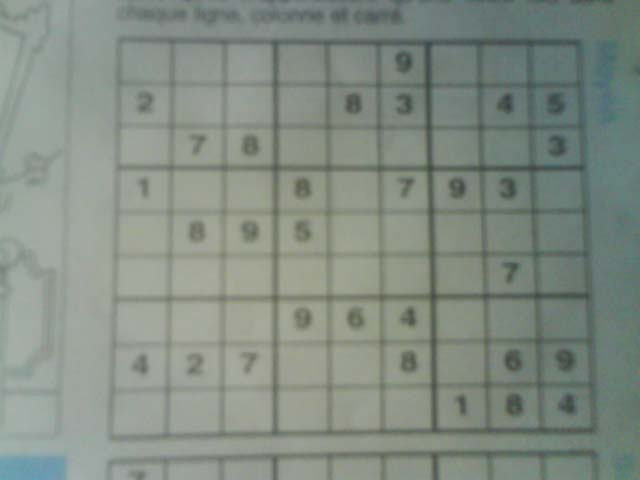
#> input picture datasets/sudoku_dataset/training/image32.jpg, 640 x 480 px, found by its file name; the run also reads 2 pictures not shown here
$ jupyter execute --allow-errors phase1_grid_extraction.ipynb   (shell and % lines are left out)
#> lines starting #> are read from the running program, lines starting #| are printed output that depends on the picture; after the words box and inside, x2 and y2 are one past the last pixel; in counts of white or black regions, pixels touching at a corner belong together
## Block 1.1 — Load & Grayscale
Purpose: load a Sudoku photo and convert it to grayscale as the first step of grid extraction.
Roadmap phase: Phase 1
Files: image_processing/
Expected output: original image and grayscale image displayed side by side

[cell 1]
import cv2
import matplotlib.pyplot as plt

image_path = "sudoku_dataset/images/image32.jpg"
image = cv2.imread(image_path)
#> image is the input picture: shape (480, 640, 3); mean B, G, R 131.8, 140.8, 131
gray = cv2.cvtColor(image, cv2.COLOR_BGR2GRAY)

fig, axes = plt.subplots(1, 2, figsize=(10, 5))
axes[0].imshow(cv2.cvtColor(image, cv2.COLOR_BGR2RGB))
axes[0].set_title("Original")
axes[0].axis("off")
axes[1].imshow(gray, cmap="gray")
axes[1].set_title("Grayscale")
axes[1].axis("off")
plt.show()

## Block 1.2 — Noise Removal & Thresholding
Purpose: reduce noise and highlight the grid lines so contours can be detected in the next block.
Roadmap phase: Phase 1
Files: image_processing/
Related blocks: uses output of Block 1.1
Expected output: blurred image and thresholded (binary) image displayed

[cell 2]
blurred = cv2.GaussianBlur(gray, (5, 5), 0)

thresh = cv2.adaptiveThreshold(
    blurred, 255,
    cv2.ADAPTIVE_THRESH_GAUSSIAN_C,
    cv2.THRESH_BINARY_INV,
    11, 2
)
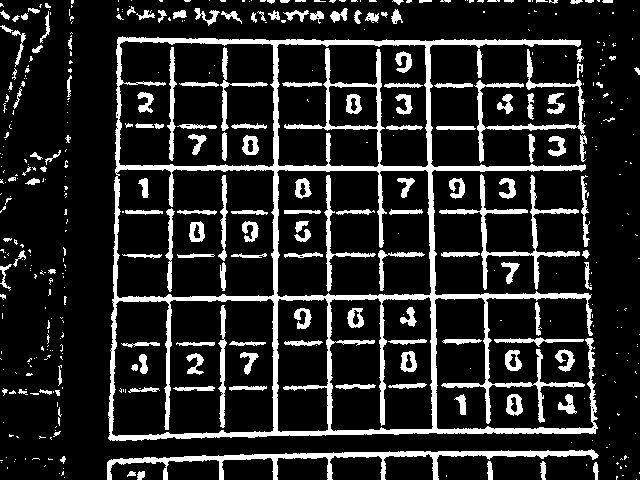
#> thresh: shape (480, 640); 15.3% white; 457 white regions (296 under 20 px)

fig, axes = plt.subplots(1, 2, figsize=(10, 5))
axes[0].imshow(blurred, cmap="gray")
axes[0].set_title("Blurred")
axes[0].axis("off")
axes[1].imshow(thresh, cmap="gray")
axes[1].set_title("Adaptive Threshold")
axes[1].axis("off")
plt.show()

## Block 1.3 — Grid Contour Detection
Purpose: locate the Sudoku grid's outer border in the thresholded image and extract its 4 corners.
Roadmap phase: Phase 1
Files: image_processing/
Related blocks: uses output of Block 1.2
Expected output: original image with the detected grid border drawn on it

[cell 3]
contours, _ = cv2.findContours(thresh, cv2.RETR_EXTERNAL, cv2.CHAIN_APPROX_SIMPLE)
#> contours = 382 contours, 316 with area under 20; largest, box (x1, y1, x2, y2) and area: (108, 36, 598, 441) 130689, (107, 449, 599, 480) 2544, (439, 174, 580, 290) 1414, (474, 49, 586, 163) 1064, (506, 394, 523, 416) 265

largest_contour = max(contours, key=cv2.contourArea)
#> largest_contour = contour of 1305 points, box (x1, y1, x2, y2) (108, 36, 598, 441), area 130689

perimeter = cv2.arcLength(largest_contour, True)
#> perimeter = 3968.4
approx = cv2.approxPolyDP(largest_contour, 0.04 * perimeter, True)
#> approx = [[118, 37], [110, 440], [595, 433], [580, 40]]

display_image = image.copy()
cv2.drawContours(display_image, [approx], -1, (0, 255, 0), 5)
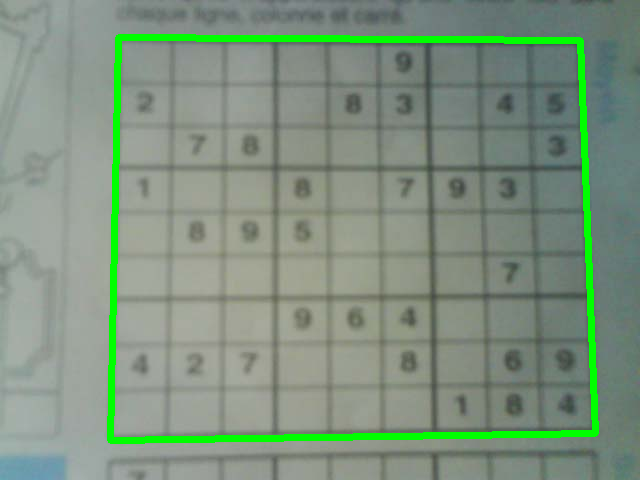
#> display_image: shape (480, 640, 3); 3.96% of pixels changed, all inside (x1, y1, x2, y2) = (107, 34, 599, 444)

plt.figure(figsize=(6, 6))
plt.imshow(cv2.cvtColor(display_image, cv2.COLOR_BGR2RGB))
plt.title(f"Detected corners: {len(approx)}")
plt.axis("off")
plt.show()

print("Corner points:", approx.reshape(-1, 2))
#| Corner points: [[118  37]
#|  [110 440]
#|  [595 433]
#|  [580  40]]

## Block 1.4 — Perspective Transform
Purpose: warp the detected grid to a flat top-down square view, and store the transform matrix for later use (Bonus #4 overlay in Phase 4).
Roadmap phase: Phase 1
Files: image_processing/
Related blocks: uses output of Block 1.3
Expected output: warped square grid image

[cell 4]
import numpy as np

def order_corners(pts):
    pts = pts.reshape(4, 2)
    ordered = np.zeros((4, 2), dtype="float32")

    s = pts.sum(axis=1)
    ordered[0] = pts[np.argmin(s)]   # top-left: smallest x+y
    ordered[2] = pts[np.argmax(s)]   # bottom-right: largest x+y

    diff = np.diff(pts, axis=1)
    ordered[1] = pts[np.argmin(diff)]  # top-right: smallest y-x
    ordered[3] = pts[np.argmax(diff)]  # bottom-left: largest y-x

    return ordered

corners = order_corners(approx)
#> in order_corners, `s = pts.sum(axis=1)`: s = [155, 550, 1028, 620]
#> in order_corners, `diff = np.diff(pts, axis=1)`: diff = [-81, 330, -162, -540]
#> corners = [[118, 37], [580, 40], [595, 433], [110, 440]]

side = 900  # output size, divisible by 9
dst = np.array([
    [0, 0],
    [side - 1, 0],
    [side - 1, side - 1],
    [0, side - 1]
], dtype="float32")

transform_matrix = cv2.getPerspectiveTransform(corners, dst)
#> transform_matrix = [[1.9, 0.0376, -225.1], [-0.0152, 2.34, -84.77], [-5.27e-05, 0.000124, 1]]
warped = cv2.warpPerspective(gray, transform_matrix, (side, side))
warped_thresh = cv2.warpPerspective(thresh, transform_matrix, (side, side))
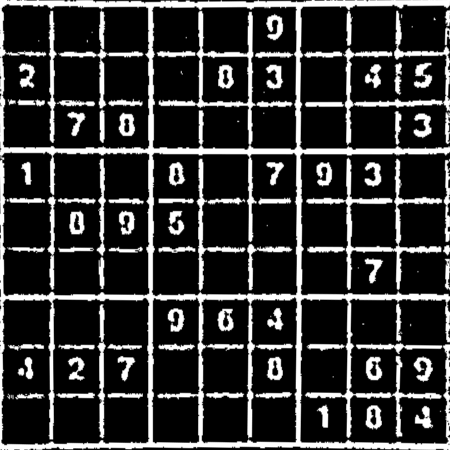
#> warped_thresh: shape (900, 900) (shown at 1/2 size); min 0, max 255, mean 52.5
plt.figure(figsize=(6, 6))
plt.imshow(warped, cmap="gray")
plt.title("Warped Grid (top-down)")
plt.axis("off")
plt.show()

## Block 1.5 — Cell Splitting
Purpose: divide the warped 900x900 grid into 81 equal cells (9x9).
Roadmap phase: Phase 1
Files: image_processing/
Related blocks: uses output of Block 1.4
Expected output: grid of 81 cell images displayed together

[cell 5]
cell_size = side // 9  # 900 // 9 = 100

cells = []
for row in range(9):
    for col in range(9):
        y1 = row * cell_size
        y2 = (row + 1) * cell_size
        x1 = col * cell_size
        x2 = (col + 1) * cell_size
        cell = warped[y1:y2, x1:x2]
        cells.append(cell)
#> after the loop, cells = 81 items
cells_thresh = []
for row in range(9):
    for col in range(9):
        y1 = row * cell_size
        y2 = (row + 1) * cell_size
        x1 = col * cell_size
        x2 = (col + 1) * cell_size
        cells_thresh.append(warped_thresh[y1:y2, x1:x2])
#> after the loop, cells_thresh = 81 items
fig, axes = plt.subplots(9, 9, figsize=(9, 9))
for i, ax in enumerate(axes.flat):
    ax.imshow(cells[i], cmap="gray")
    ax.axis("off")
plt.tight_layout()
plt.show()
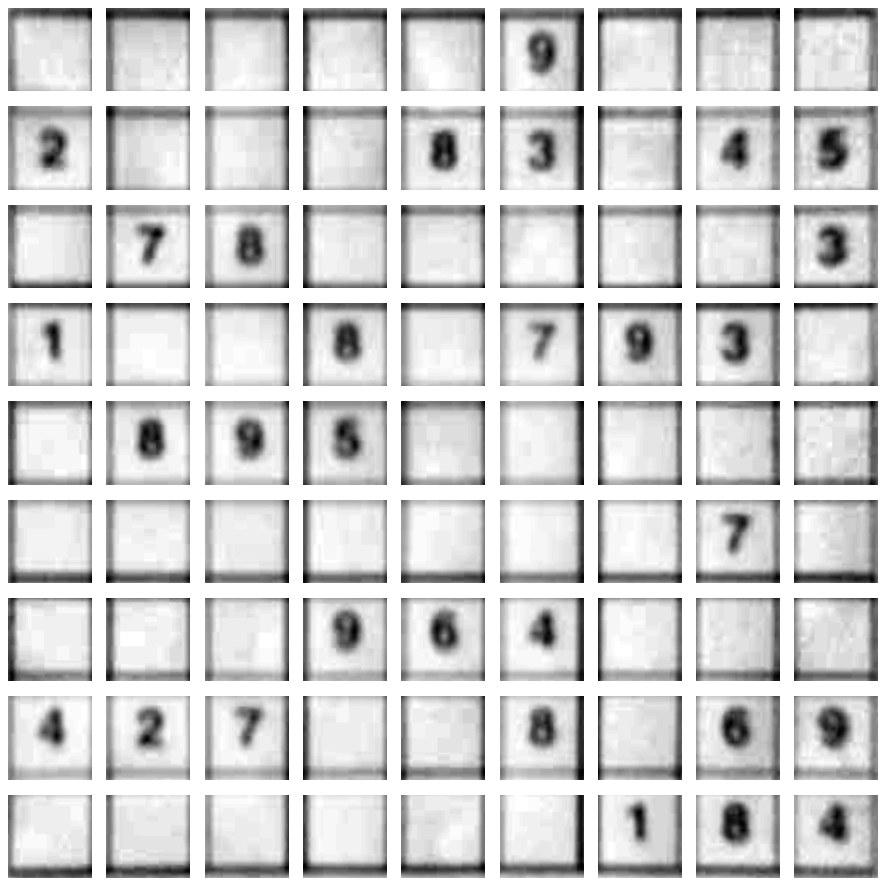
#> figure drawn by matplotlib, 81 panels

print("Total cells extracted:", len(cells))
#| Total cells extracted: 81

## Block 1.6 — Clean Cells & Detect Empty Cells
Purpose: strip leftover grid-line fragments from cell edges and determine which cells are empty vs contain a digit.
Roadmap phase: Phase 1
Files: image_processing/
Related blocks: uses output of Block 1.5
Expected output: cleaned cells displayed, plus a 9x9 map of empty/non-empty flags

[cell 6]
def clean_cell(cell, margin_ratio=0.18):
    h, w = cell.shape
    m = int(h * margin_ratio)
    return cell[m:h-m, m:w-m]

def is_empty(binary_cell, white_pixel_threshold=0.03):
    white_ratio = np.sum(binary_cell == 255) / binary_cell.size
    return white_ratio < white_pixel_threshold

cleaned_cells = []
empty_flags = []
for cell in cells_thresh:
    cleaned = clean_cell(cell)
    cleaned_cells.append(cleaned)
    empty_flags.append(is_empty(cleaned))
#> this loop made 81 passes
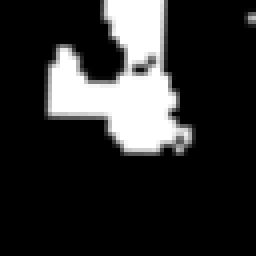
#> cleaned: shape (64, 64) (shown 4 times larger); min 0, max 255, mean 45.1
#> after the loop, cleaned_cells = 81 items; empty_flags = 81 items, first 6: True, True, True, True, True, False
fig, axes = plt.subplots(9, 9, figsize=(9, 9))
for i, ax in enumerate(axes.flat):
    ax.imshow(cleaned_cells[i], cmap="gray")
    ax.set_title("E" if empty_flags[i] else "D", fontsize=8, color="red" if empty_flags[i] else "green")
    ax.axis("off")
plt.tight_layout()
plt.show()
empty_grid = np.array(empty_flags).reshape(9, 9)
print(empty_grid)
#| [[ True  True  True  True  True False  True  True  True]
#|  [False  True  True  True False False  True False False]
#|  [ True False False  True  True  True  True  True False]
#|  [False  True  True False  True False False False  True]
#|  [ True False False False  True  True  True  True  True]
#|  [ True  True  True  True  True  True  True False  True]
#> (further printed lines are left out)
print("Empty cells detected:", np.sum(empty_flags))
#| Empty cells detected: 51

[cell 7]
ratios = []
for cell in cleaned_cells:
    _, binary = cv2.threshold(cell, 0, 255, cv2.THRESH_BINARY_INV + cv2.THRESH_OTSU)
    white_ratio = np.sum(binary == 255) / binary.size
    ratios.append(white_ratio)
#> this loop made 81 passes
#> white_ratio on passes 1 to 8: 0.999, 0.999, 1, 0.998, 1, 0.759, 1, 1
#> pass 1, `_, binary = cv2.threshold(cell, 0, 255, cv2.THRESH_BINARY_INV + cv2.TH..`:
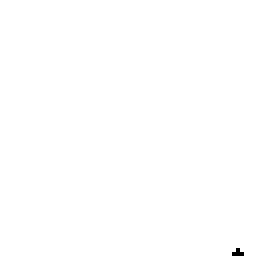
#> binary: shape (64, 64) (shown 4 times larger); 99.9% white; black in thin lines or dots, all inside (x1, y1, x2, y2) = (58, 62, 61, 64)
#> after the loop, ratios = 81 values, max 1 at index 2, min 0.759 at index 5, mean 0.926

ratios = np.array(ratios).reshape(9, 9)
np.set_printoptions(precision=3, suppress=True)
print(ratios)
#| [[0.999 0.999 1.    0.998 1.    0.759 1.    1.    0.993]
#|  [0.792 1.    1.    0.994 0.772 0.78  1.    0.808 0.764]
#|  [1.    0.823 0.76  1.    0.997 0.998 1.    1.    0.768]
#|  [0.869 1.    1.    0.776 1.    0.827 0.772 0.779 1.   ]
#|  [1.    0.772 0.784 0.793 1.    0.998 1.    1.    1.   ]
#|  [1.    1.    1.    1.    1.    1.    1.    0.821 0.998]
#> (further printed lines are left out)

[cell 8]
sorted_ratios = np.sort(ratios.flatten())
#> sorted_ratios = 81 values from 0.759 to 1
for i, r in enumerate(sorted_ratios):
    print(i, round(r, 3))
#> this loop made 81 passes
#> r on passes 1 to 8: 0.759, 0.76, 0.764, 0.768, 0.772, 0.772, 0.772, 0.776
#> (printed output is left out)

[cell 9]
print("Empty cells detected:", np.sum(empty_flags))
#| Empty cells detected: 51
print("Digit cells detected:", 81 - np.sum(empty_flags))
#| Digit cells detected: 30

[cell 10]
ratios_grid = ratios.reshape(9, 9)
for r in range(9):
    row_str = " ".join(f"{ratios_grid[r][c]:.2f}" for c in range(9))
    print(f"row {r}: {row_str}")
#> this loop made 9 passes
#| row 0: 1.00 1.00 1.00 1.00 1.00 0.76 1.00 1.00 0.99
#| row 1: 0.79 1.00 1.00 0.99 0.77 0.78 1.00 0.81 0.76
#| row 2: 1.00 0.82 0.76 1.00 1.00 1.00 1.00 1.00 0.77
#| row 3: 0.87 1.00 1.00 0.78 1.00 0.83 0.77 0.78 1.00
#| row 4: 1.00 0.77 0.78 0.79 1.00 1.00 1.00 1.00 1.00
#> (further printed lines are left out)

[cell 11]
for r in range(9):
    row_str = " ".join("E" if empty_grid[r][c] else "D" for c in range(9))
    print(f"row {r}: {row_str}")

## Block 1.7 — Save Phase 1 Checkpoint
Purpose: persist extracted cells, empty/digit flags, and transform matrices for the test set, so Phase 2 doesn't require re-running Phase 1 from scratch after a Colab restart.
Roadmap phase: Phase 1
Files: checkpoints/phase1/
Expected output: saved .npz file(s) confirmed on disk

[cell 12]
import os

os.makedirs("checkpoints/phase1", exist_ok=True)

checkpoint_name = os.path.splitext(os.path.basename(image_path))[0]
save_path = f"checkpoints/phase1/{checkpoint_name}.npz"

np.savez(
    save_path,
    cells=np.array(cleaned_cells, dtype=object),
    empty_flags=np.array(empty_flags),
    transform_matrix=transform_matrix,
    corners=corners
)

print("Saved checkpoint to:", save_path)

[cell 13]
%cd sudoku-cv-project

#> (a cell that did not finish here is left out)

## Block 1.8 — Batch Testing Function
Purpose: wrap Blocks 1.1–1.7 into a single reusable function and run it across multiple test images in a loop.
Roadmap phase: Phase 1 (testing point)
Files: image_processing/
Expected output: pass/fail summary across the test image batch

[cell 15]
def process_sudoku_image(image_path, epsilon_values=(0.02, 0.04, 0.05, 0.06)):
    image = cv2.imread(image_path)
    if image is None:
        return {"path": image_path, "status": "failed", "reason": "could not read image"}

    gray = cv2.cvtColor(image, cv2.COLOR_BGR2GRAY)
    blurred = cv2.GaussianBlur(gray, (5, 5), 0)
    thresh = cv2.adaptiveThreshold(
        blurred, 255, cv2.ADAPTIVE_THRESH_GAUSSIAN_C,
        cv2.THRESH_BINARY_INV, 11, 2
    )

    contours, _ = cv2.findContours(thresh, cv2.RETR_EXTERNAL, cv2.CHAIN_APPROX_SIMPLE)
    if not contours:
        return {"path": image_path, "status": "failed", "reason": "no contours found"}
    largest_contour = max(contours, key=cv2.contourArea)
    perimeter = cv2.arcLength(largest_contour, True)

    approx = None
    for eps in epsilon_values:
        candidate = cv2.approxPolyDP(largest_contour, eps * perimeter, True)
        if len(candidate) == 4:
            approx = candidate
            break

    if approx is None:
        return {"path": image_path, "status": "failed", "reason": "could not find 4 corners"}

    corners = order_corners(approx)
    side = 900
    dst = np.array([[0,0],[side-1,0],[side-1,side-1],[0,side-1]], dtype="float32")
    transform_matrix = cv2.getPerspectiveTransform(corners, dst)
    warped = cv2.warpPerspective(gray, transform_matrix, (side, side))
    warped_thresh = cv2.warpPerspective(thresh, transform_matrix, (side, side))

    cell_size = side // 9
    cells_thresh = []
    for row in range(9):
        for col in range(9):
            y1, y2 = row*cell_size, (row+1)*cell_size
            x1, x2 = col*cell_size, (col+1)*cell_size
            cells_thresh.append(warped_thresh[y1:y2, x1:x2])

    def clean_cell(cell, margin_ratio=0.18):
        h, w = cell.shape
        m = int(h * margin_ratio)
        return cell[m:h-m, m:w-m]

    def is_empty(binary_cell, white_pixel_threshold=0.03):
        white_ratio = np.sum(binary_cell == 255) / binary_cell.size
        return white_ratio < white_pixel_threshold

    cleaned_cells = [clean_cell(c) for c in cells_thresh]
    empty_flags = [is_empty(c) for c in cleaned_cells]

    checkpoint_name = os.path.splitext(os.path.basename(image_path))[0]
    save_path = f"checkpoints/phase1/{checkpoint_name}.npz"
    os.makedirs("checkpoints/phase1", exist_ok=True)
    np.savez(save_path, cells=np.array(cleaned_cells, dtype=object),
             empty_flags=np.array(empty_flags), transform_matrix=transform_matrix, corners=corners)

    return {"path": image_path, "status": "passed", "checkpoint": save_path, "empty_count": int(np.sum(empty_flags))}

[cell 16]
import glob

test_images = glob.glob("datasets/sudoku_dataset/images/*.jpg")[:20]

results = [process_sudoku_image(p) for p in test_images]
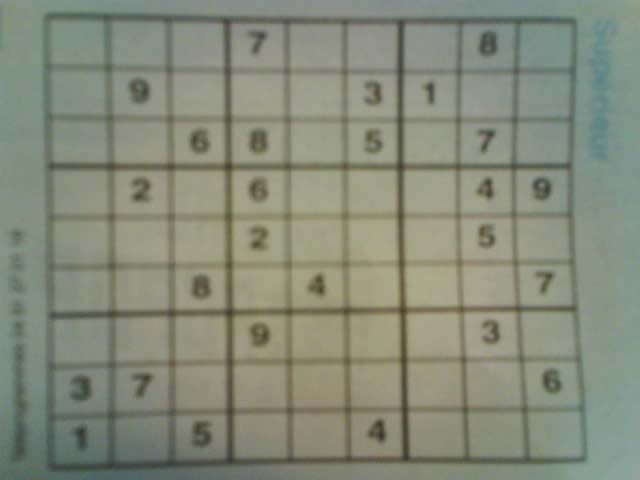
#> input picture datasets/sudoku_dataset/images/image1.jpg, 640 x 480 px
#> in process_sudoku_image, image is the input picture: shape (480, 640, 3); mean B, G, R 122.1, 138.8, 133.7
#> in process_sudoku_image, `thresh = cv2.adaptiveThreshold( blurred, 255, cv2.ADAPTIVE_THRESH_GAUS..`:
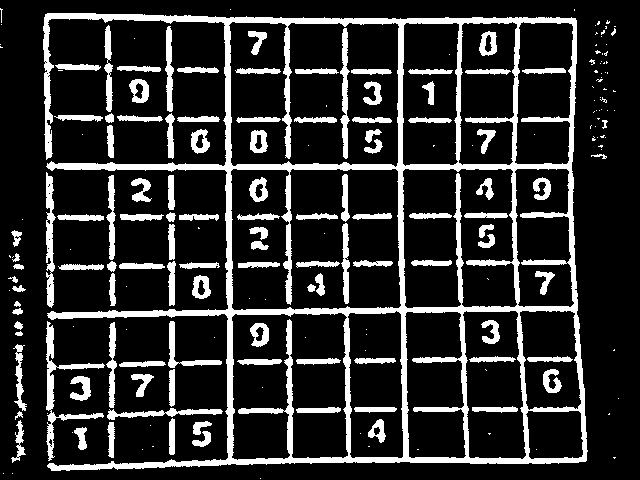
#> thresh: shape (480, 640); 17.5% white; 208 white regions (98 under 20 px)
#> in process_sudoku_image, `contours, _ = cv2.findContours(thresh, cv2.RETR_EXTERNAL, cv2.CHAIN_AP..`: contours = 134 contours, 83 with area under 20; largest, box (x1, y1, x2, y2) and area: (43, 13, 588, 471) 160331, (46, 321, 105, 461) 990, (46, 172, 56, 308) 691, (107, 408, 223, 420) 450, (165, 26, 174, 112) 396
#> in process_sudoku_image, `largest_contour = max(contours, key=cv2.contourArea)`: largest_contour = contour of 889 points, box (x1, y1, x2, y2) (43, 13, 588, 471), area 160331
#> in process_sudoku_image, `perimeter = cv2.arcLength(largest_contour, True)`: perimeter = 3562.8
#> the loop in process_sudoku_image, `for eps in epsilon_values:` made 4 passes
#> approx on pass 4: [[45, 14], [51, 470], [586, 460], [575, 18]]
#> in process_sudoku_image, `corners = order_corners(approx)`: corners = [[45, 14], [575, 18], [586, 460], [51, 470]]
#> in process_sudoku_image, `transform_matrix = cv2.getPerspectiveTransform(corners, dst)`: transform_matrix = [[1.64, -0.0216, -73.54], [-0.015, 1.99, -27.14], [-5.76e-05, 2.28e-05, 1]]
#> in process_sudoku_image, `warped_thresh = cv2.warpPerspective(thresh, transform_matrix, (side, s..`:
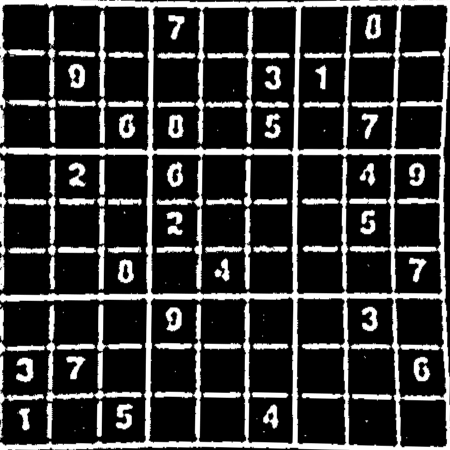
#> warped_thresh: shape (900, 900) (shown at 1/2 size); min 0, max 255, mean 54.5
#> after the loop in process_sudoku_image, `for row in range(9):`: cells_thresh = 81 items
#> in clean_cell (call 40), `return cell[m:h-m, m:w-m]`:
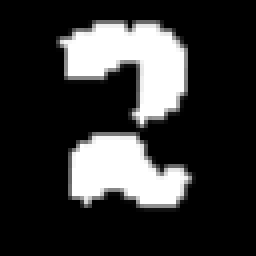
#> returned value: shape (64, 64) (shown 4 times larger); min 0, max 255, mean 52.1
#> in is_empty, `white_ratio = np.sum(binary_cell == 255) / binary_cell.size`: white_ratio = 0
#> in process_sudoku_image, `empty_flags = [is_empty(c) for c in cleaned_cells]`: empty_flags = 81 items, first 6: True, True, True, False, True, True
#> in process_sudoku_image (call 2), `contours, _ = cv2.findContours(thresh, cv2.RETR_EXTERNAL, cv2.CHAIN_AP..`: contours = 6369 contours, 6223 with area under 20; largest, box (x1, y1, x2, y2) and area: (99, 310, 881, 1088) 575887, (0, 1132, 885, 1173) 3348, (52, 0, 896, 120) 2519, (28, 0, 108, 1069) 2442, (820, 238, 844, 278) 580
#> the loop in process_sudoku_image (call 2), `for eps in epsilon_values:` made 1 pass
#> (eps, approx) on pass 1: (0.02, [[880, 310], [99, 322], [128, 1066], [880, 1087]])
#> in process_sudoku_image (call 3), `contours, _ = cv2.findContours(thresh, cv2.RETR_EXTERNAL, cv2.CHAIN_AP..`: contours = 184 contours, 121 with area under 20; largest, box (x1, y1, x2, y2) and area: (36, 11, 447, 434) 156786, (468, 0, 613, 85) 5060, (466, 198, 535, 213) 508, (479, 272, 550, 284) 451, (468, 343, 527, 358) 405
#> results = 3 items

passed = [r for r in results if r["status"] == "passed"]
#> passed = 3 items
failed = [r for r in results if r["status"] == "failed"]
#> failed = []

print(f"Passed: {len(passed)} / {len(results)}")
#| Passed: 3 / 3
print(f"Failed: {len(failed)}")
#| Failed: 0
for r in failed:
    print(" -", r["path"], "→", r["reason"])
#> this loop made 0 passes

[cell 17]
failed_paths = ["datasets/sudoku_dataset/images/image76.jpg",
                "datasets/sudoku_dataset/images/image74.jpg",
                "datasets/sudoku_dataset/images/image196.jpg"]

fig, axes = plt.subplots(1, 3, figsize=(15, 5))
#> (the rest of this cell did not finish here and is left out)

[cell 18]
from google.colab import files
uploaded = files.upload()
#> the answer given: image32.jpg
